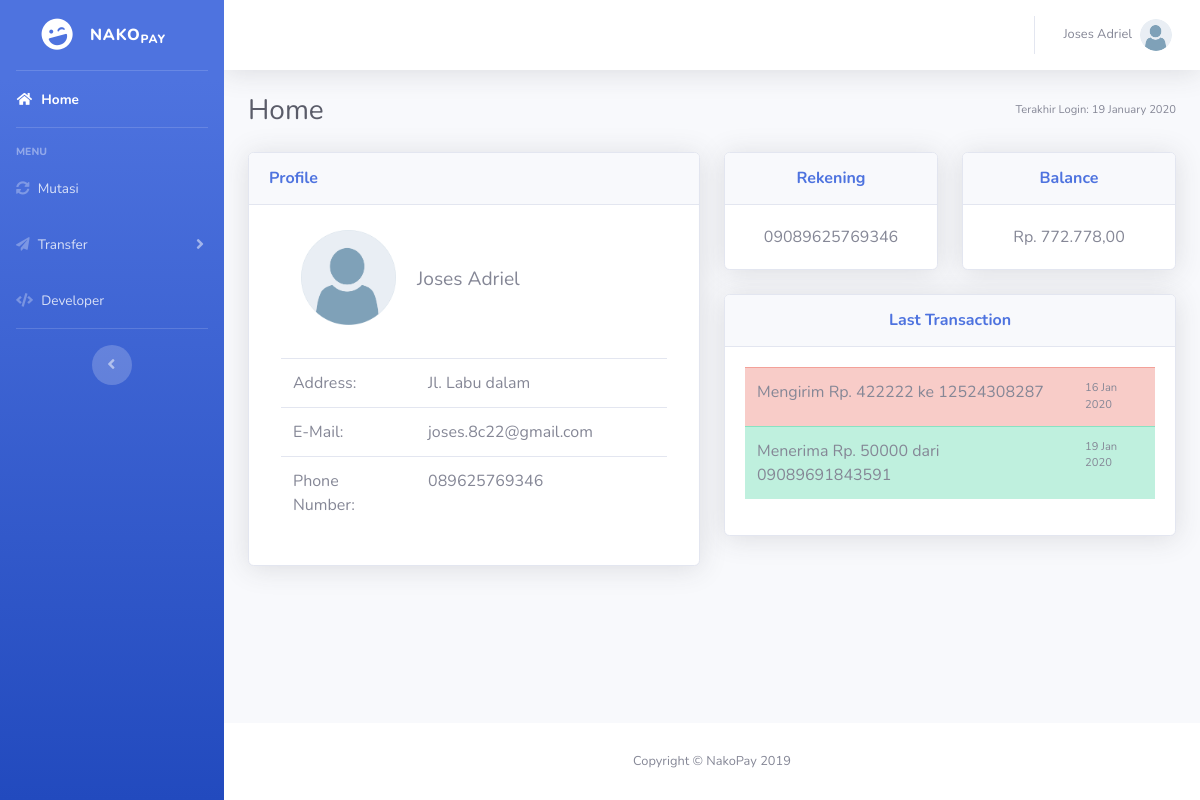
The page /home.php (signed in) on the database its author committed.
### tables this page shows
CREATE TABLE `user` (
  `id_user` varchar(15) NOT NULL,
  `nama` text NOT NULL,
  `pin` varchar(6) NOT NULL,
  `no_hp` varchar(13) NOT NULL,
  `alamat` text NOT NULL,
  `email` text NOT NULL,
  `tgl_Lahir` date NOT NULL,
  `profile_img` varchar(15) NOT NULL DEFAULT 'default.png',
  `saldo` int(7) NOT NULL DEFAULT 1000000,
  `lastLogin` date NOT NULL DEFAULT current_timestamp(),
  `status` enum('user','bisnis') NOT NULL DEFAULT 'user'
);

CREATE TABLE `transaksi` (
  `id_transaksi` varchar(15) NOT NULL,
  `id_user` varchar(15) NOT NULL,
  `target_user` varchar(15) NOT NULL,
  `tanggal` datetime NOT NULL DEFAULT current_timestamp(),
  `nominal` int(11) NOT NULL DEFAULT 0,
  `kategori` enum('debit','credit') NOT NULL,
  `deskripsi` text NOT NULL
);

### home.php (the view, shortened to what this page needs)
<?php
  include("koneksi.php");
?>
<!DOCTYPE html>
<html lang="en">
<head>
    <link href="vendor/fontawesome-free/css/all.min.css" rel="stylesheet" type="text/css">
    <link href="css/sb-admin-2.min.css" rel="stylesheet">
</head>
<body id="page-top">
    <div id="wrapper">
        <?php include("sidebar.php"); ?>
            <div id="content-wrapper" class="d-flex flex-column">
                <div id="content">
                    <nav class="navbar navbar-expand navbar-light bg-white topbar mb-4 static-top shadow">
                        <?php include("topBar.php"); ?>
                    </nav>
                    <div class="container-fluid">
						<?php
						if (isset($_SESSION['id_user'])) {
							$id = $_SESSION['id_user'];
							$sql = mysqli_query($db, "SELECT * FROM user WHERE id_user = $id");
							while ($user = mysqli_fetch_array($sql)) {
						?>
                        <div class="d-sm-flex align-items-center justify-content-between mb-4">
							<h1 class="h3 mb-0 text-gray-800">Home</h1>
							<span class="d-none d-sm-inline-block text-xs">Terakhir Login: <?php echo date("d F Y", strtotime($user['lastLogin'])); ?></span>
						</div>
						<div class="row">
							<div class="col-md-6">
								<div class="card shadow mb-4">
									<div class="card-header py-3">
										<h6 class="m-0 font-weight-bold text-primary">Profile</h6>
									</div>
									<div class="card-body">
										<div class="table-responsive">
											<div class="col-sm-12">
												<table width="100%">
													<tr>
														<td width="135px" align="center">
															<img src="profile/<?php echo $user['profile_img']; ?>" width="95px" height="95px" class="img-fluid px-6 px-sm-7 mt-1 mb-2" />
														</td>
														<td valign="middle"><big><?php echo $user['nama']; ?></big></td>
													</tr>
												</table>
												<br/>
												<table class="table">
													<tr>
														<td width="35%">Address:</td>
														<td><?php echo $user['alamat'];?></td>
													</tr>
													<tr>
														<td width="35%">E-Mail:</td>
														<td><?php echo $user['email'];?></td>
													</tr>
													<tr>
														<td width="35%">Phone Number:</td>
														<td><?php echo $user['no_hp'];?></td>
													</tr>
												</table>
											</div>
										</div>
									</div>
								</div>
							</div>
							<div class="col-md-6">
								<div class="row">
									<div class="col-md-6">
										<div class="card shadow mb-4">
											<div class="card-header py-3" align="center">
												<h6 class="m-0 font-weight-bold text-primary">Rekening</h6>
											</div>
											<div class="card-body">
												<center>
													<?php echo $user['id_user']; ?>
												</center>
											</div>
										</div>
									</div>
									<div class="col-md-6">
										<div class="card shadow mb-4">
											<div class="card-header py-3" align="center">
												<h6 class="m-0 font-weight-bold text-primary">Balance</h6>
											</div>
											<div class="card-body">
												<center>
													Rp. <?php echo number_format($user['saldo'], 2,",","."); ?>
												</center>
											</div>
										</div>
									</div>
								</div>
								<div class="row">
									<div class="col-md-12">
										<div class="card shadow mb-4">
											<div class="card-header py-3" align="center">
												<h6 class="m-0 font-weight-bold text-primary">Last Transaction</h6>
											</div>
											<div class="card-body">
												<div class="table-responsive">
													<table class="table">
													<?php
														}
													}
													$transaction = mysqli_query($db, "SELECT * FROM `transaksi` WHERE id_user = '$id' LIMIT 2");
													if (mysqli_num_rows($transaction) > 0) {
														while($trans = mysqli_fetch_array($transaction)) {
													?>
														<tr class="table-<?php if ($trans['kategori'] == 'debit') {echo 'success';} else echo 'danger'?>">
															<td>
																<?php
																if ($trans['kategori'] == 'debit') {
																	echo "Menerima Rp. " . $trans['nominal'] . " dari " . $trans['target_user'];
																}
																else {
																	echo "Mengirim Rp. " . $trans['nominal'] . " ke " . $trans['target_user'];
																}
																?>
															</td>
															<td width="20%" class="text-xs"><?php echo date("d M Y", strtotime($trans['tanggal']));?></td>
														</tr>
													<?php
														}
													}
													?>
													</table>
												</div>
											</div>
										</div>
									</div>
								</div>
							</div>
						</div>
                    </div>
                </div>
                <footer class="sticky-footer bg-white">
                    <div class="container my-auto">
                        <div class="copyright text-center my-auto">
                            <span>Copyright &copy; NakoPay 2019</span>
                        </div>
                    </div>
                </footer>
            </div>
    </div>
</body>
</html>

### sidebar.php (shortened to what this page needs)
   <ul class="navbar-nav bg-gradient-primary sidebar sidebar-dark accordion" id="accordionSidebar">
<?php
$curPageName = substr($_SERVER["SCRIPT_NAME"],strrpos($_SERVER["SCRIPT_NAME"],"/")+1);
?>
     <a class="sidebar-brand d-flex align-items-center justify-content-center" href="home.php">
       <div class="sidebar-brand-icon rotate-n-15">
         <i class="fas fa-laugh-wink"></i>
       </div>
       <div class="sidebar-brand-text mx-3">Nako<sub>Pay</sub></div>
     </a>
     <hr class="sidebar-divider my-0">
     <li class="nav-item <?php if ($curPageName == "home.php") echo "active"; ?>">
       <a class="nav-link" href="home.php">
         <i class="fas fa-fw fa-home"></i>
         <span>Home</span></a>
     </li>
     <hr class="sidebar-divider">
     <div class="sidebar-heading">
       Menu
     </div>
  <li class="nav-item <?php if ($curPageName == "mutasi.php") echo "active"; ?>">
     <a class="nav-link" href="mutasi.php">
       <i class="fas fa-sync-alt"></i>
       <span>Mutasi</span></a>
   </li>
     <li class="nav-item <?php if ($curPageName == "tambah-penduduk.php") echo "active"; ?>">
       <a class="nav-link collapsed" href="#" data-toggle="collapse" data-target="#collapseTwo" aria-expanded="true" aria-controls="collapseTwo">
         <i class="fas fa-paper-plane"></i>
         <span>Transfer</span>
       </a>
     </li>
  <?php
  if ($_SESSION['status'] == "bisnis") {
  ?>
  <li class="nav-item <?php if ($curPageName == "developer.php") echo "active"; ?>">
       <a class="nav-link" href="developer.php">
         <i class="fas fa-code"></i>
         <span>Developer</span></a>
     </li>
  <?php
  }
  ?>
     <hr class="sidebar-divider d-none d-md-block">
     <div class="text-center d-none d-md-inline">
       <button class="rounded-circle border-0" id="sidebarToggle"></button>
     </div>
   </ul>

### topBar.php (shortened to what this page needs)
       <ul class="navbar-nav ml-auto">
         <li class="nav-item dropdown no-arrow">
<?php
if (isset($_SESSION['id_user'])) {
	$id = $_SESSION['id_user'];
	$userSql = mysqli_query($db, "SELECT * FROM user WHERE id_user = '$id'");
	if ($userSql) {
		while($profile = mysqli_fetch_array($userSql)) {
?>
           <a class="nav-link dropdown-toggle" href="#" id="userDropdown" role="button" data-toggle="dropdown" aria-haspopup="true" aria-expanded="false">
	<span class="mr-2 d-none d-lg-inline text-gray-600 small"><?php echo $profile['nama']; ?></span>
             <img class="img-profile rounded-circle" src="profile/<?php echo $profile['profile_img']; ?>">
           </a>
         </li>
<?php
		}
	}
}
?>
       </ul>

### rows shown on the page
user: nama "Joses Adriel", profile_img (placeholder picture), lastLogin "19 January 2020", alamat "Jl. Labu dalam", email "joses.8c22@gmail.com", no_hp "089625769346", id_user "09089625769346", saldo "772.778,00"
transaksi: nominal "422222", target_user "12524308287", tanggal "16 Jan 2020"
transaksi: nominal "50000", target_user "09089691843591", tanggal "19 Jan 2020"
